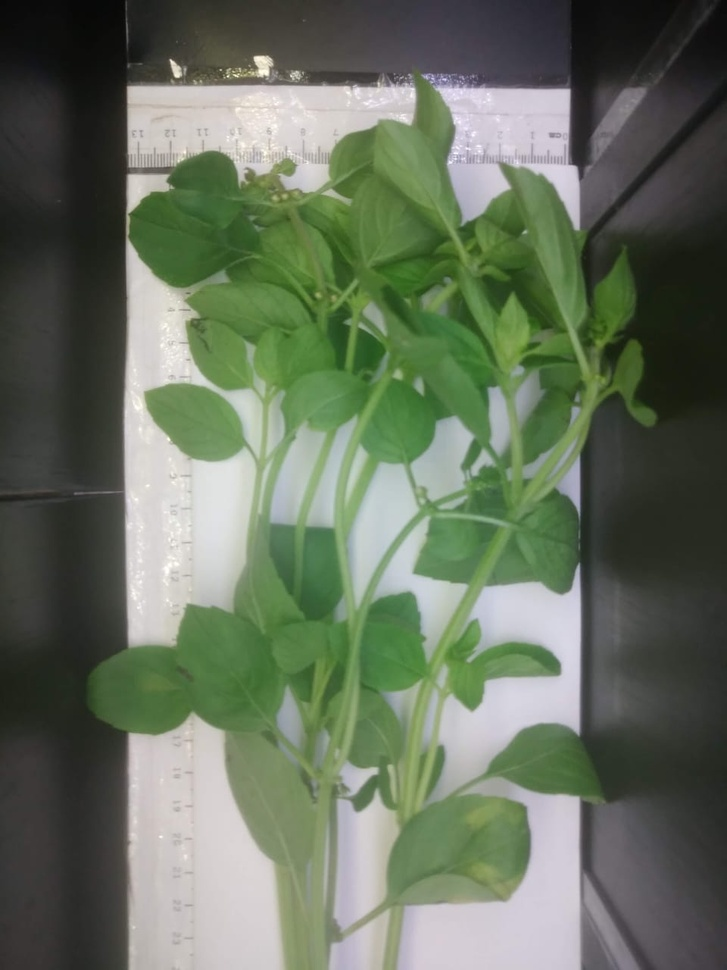
#> input picture exemplo1.jpg, 727 x 970 px, shrunk from 960 x 1280 before the run
$ python 'Segmentação de cores.py'
#> lines starting #> are read from the running program, lines starting #| are printed output that depends on the picture; after the words box and inside, x2 and y2 are one past the last pixel; in counts of white or black regions, pixels touching at a corner belong together
import cv2 as cv
import numpy as np
import matplotlib.pyplot as plt

#   O código abaixo recebe duas imagens de verduras, descarta o fundo identifica faixas de cores indicadas
#   Funciona para extensões .jpg, .jpeg, .png, .pdf

#   Recebe das imagens
img1 = cv.imread("exemplo1.jpg")
#> img1 is the input picture: shape (970, 727, 3); mean B, G, R 94.3, 112.8, 102.2

#   Copia das imagens para futura edicao
img1_cp = img1.copy()  # copia da imagem 1

#   Obtem dimensao das imagens
altura1,largura1,canais1 = np.shape(img1)
#> altura1 = 970; largura1 = 727; canais1 = 3

#   Transforma imagem do espaço BGR em HSV
hsv1 = cv.cvtColor(img1, cv.COLOR_BGR2HSV)
#> hsv1: shape (970, 727, 3); mean H, S, V 56.1, 52, 114.9

#   Define faixas de cores a serem mantidas na imagem

        # Faixa superior e inferior de verde claro
lowerVc = np.array([35, 60,130])
upperVc = np.array([70, 255, 255])

        # Faixa superior e inferior de verde escuro
lowerVe = np.array([35, 60,35])
upperVe = np.array([70, 255, 130])

        # Faixa superior e inferior de amarelo
lowerAmc = np.array([25,80, 100])
upperAmc = np.array([35, 255, 255])

        # Faixa superior e inferior de marrom
lowerMar = np.array([25, 80, 30])
upperMar = np.array([35, 255, 100])

#   Cria mascaras de cada faixa de cor para imagem 1 e 2
maskVc = cv.inRange(hsv1, lowerVc, upperVc)          # Faixa de verde claro
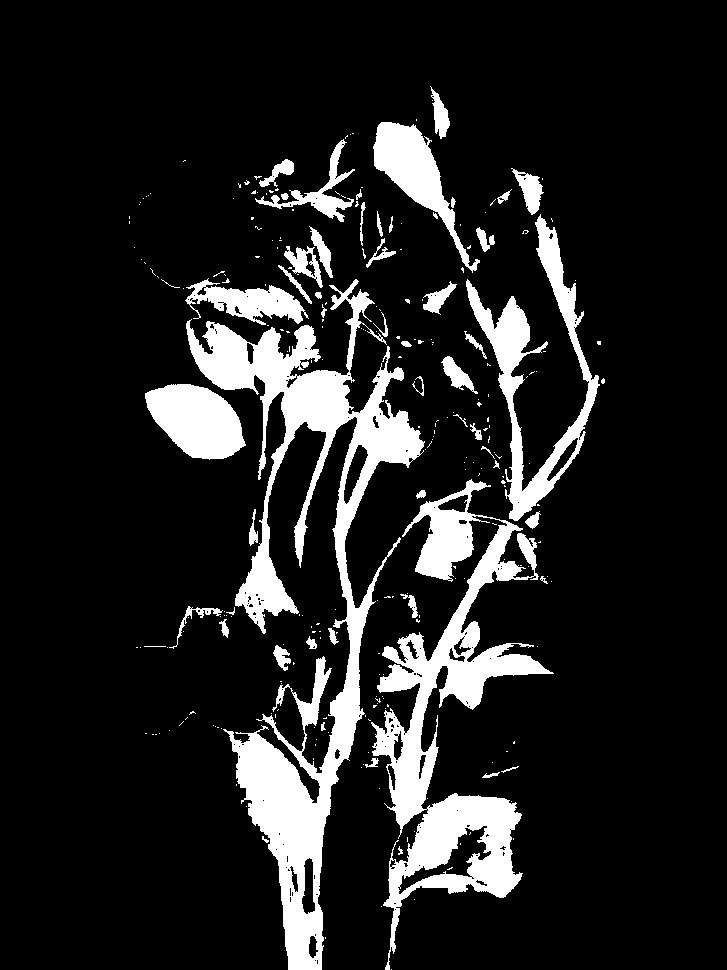
#> maskVc: shape (970, 727); 13.2% white; 270 white regions (216 under 20 px), largest, box (x1, y1, x2, y2) and area: (186, 279, 425, 970) 36943, (371, 479, 554, 970) 25479, (466, 214, 600, 521) 8708
maskAmc = cv.inRange(hsv1, lowerAmc, upperAmc)       # Faixa de amarelo
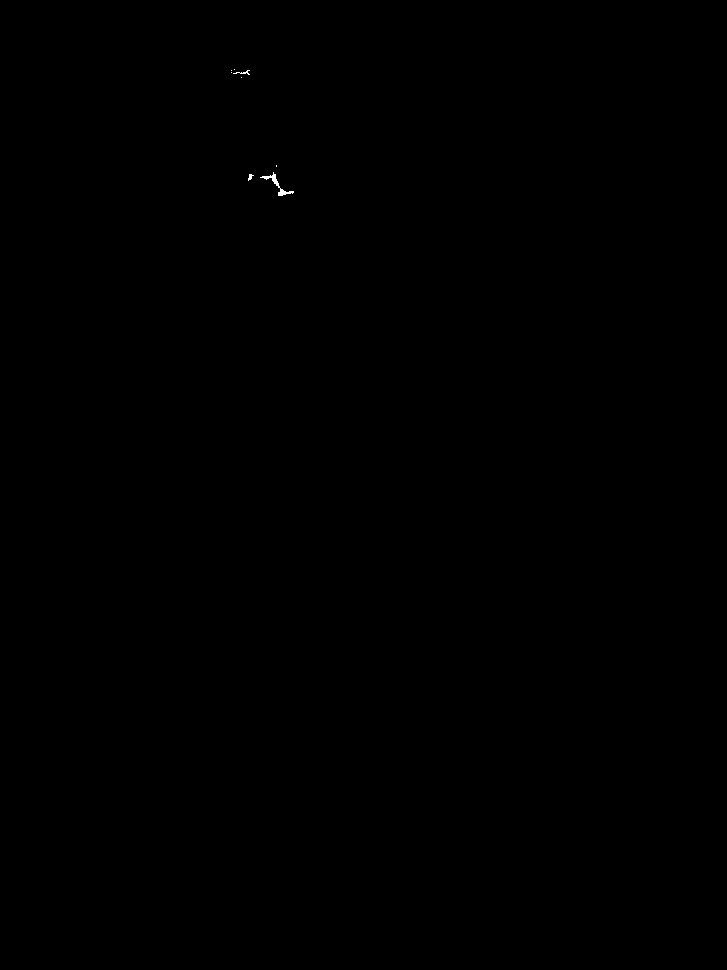
#> maskAmc: shape (970, 727); 0.03% white; 8 white regions (5 under 20 px), largest, box (x1, y1, x2, y2) and area: (260, 172, 294, 196) 146, (233, 70, 250, 75) 29, (248, 174, 254, 181) 22
maskVe = cv.inRange(hsv1, lowerVe, upperVe)          # Faixa de verde escuro
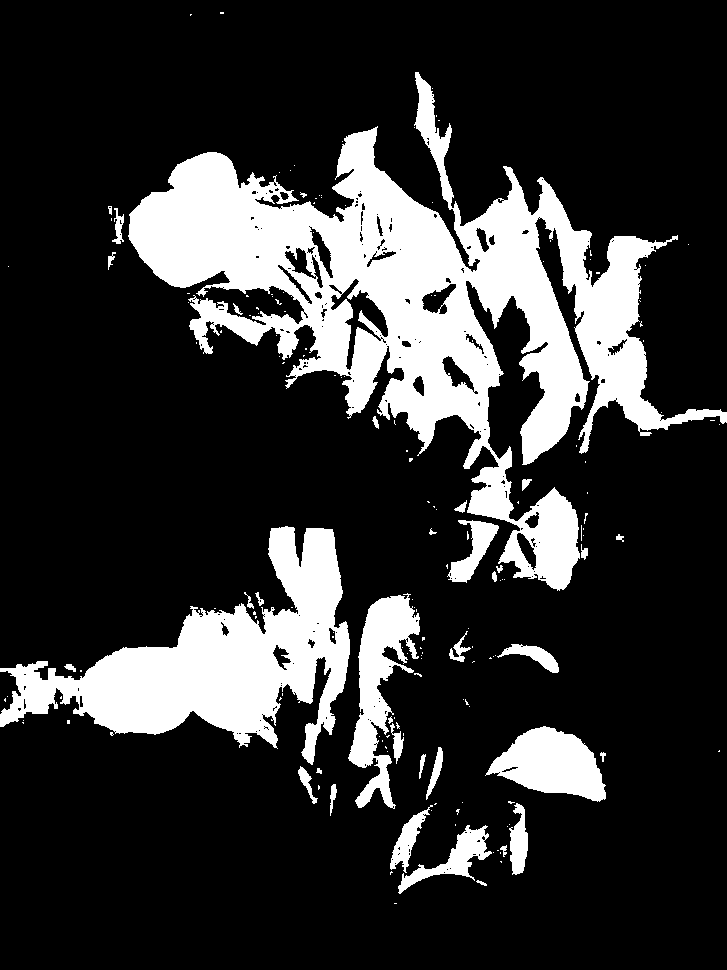
#> maskVe: shape (970, 727); 20.1% white; 173 white regions (137 under 20 px), largest, box (x1, y1, x2, y2) and area: (128, 72, 727, 591) 89559, (0, 526, 350, 765) 32121, (348, 593, 420, 809) 6542
maskMar = cv.inRange(hsv1, lowerMar, upperMar)       # Faixa de marrom
#> maskMar: shape (970, 727); 0.01% white in thin lines or dots, all inside (x1, y1, x2, y2) = (81, 69, 666, 712)

#   Junta todas as faixas em uma máscara total
maskUtil1 = maskVe + maskVc + maskAmc + maskMar
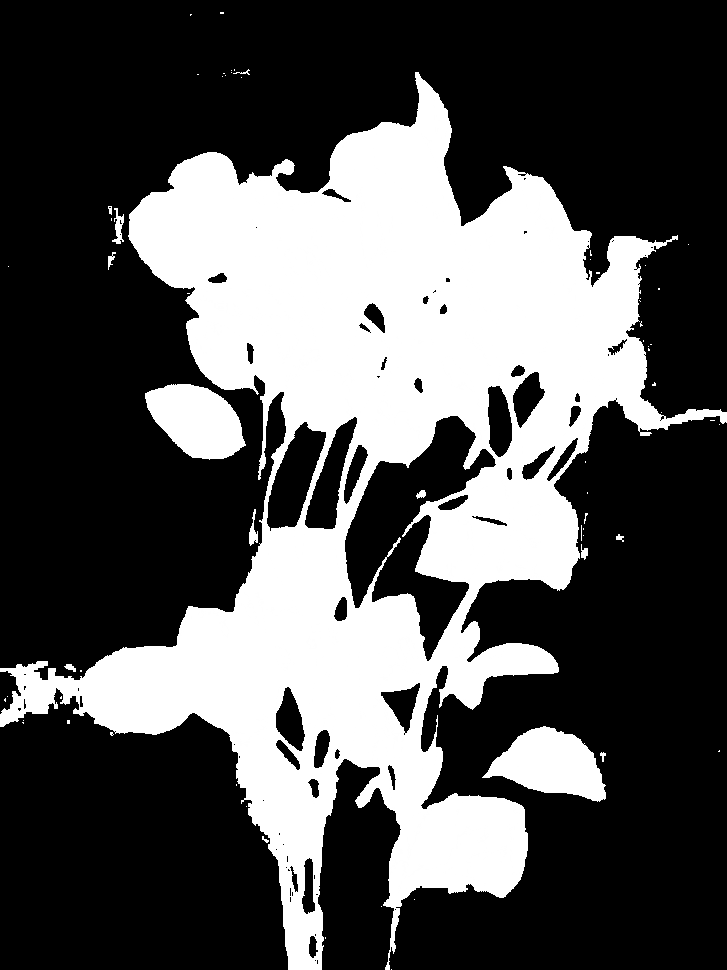
#> maskUtil1: shape (970, 727); min 0, max 255, mean 83.5

countVc = 0
countAmc = 0
countVe = 0
countMar = 0
for i in range(0,altura1):
    for j in range(0,largura1):
        # O bloco abaixo é responsável por colorir as máscaras criadas acima, com o intuito de visualização das faixas
        # Mesmo trabalhando com o espaço de cor HSV, as cores indicadas entre chaves são em RGB
        # as variáveis cont<cor> são usadas para contar quantidade de pixeis de cada faixa para possível cálculo de porcentagem
        if maskVc[i][j] != 0:
            img1_cp[i][j] = [57,255,20]
            countVc += 1
        elif maskAmc[i][j] != 0:
            img1_cp[i][j] = [255,255,0]
            countAmc += 1
        elif maskMar[i][j] != 0:
            img1_cp[i][j] = [150,75,0]
            countMar += 1
        elif maskVe[i][j] != 0:
            img1_cp[i][j] = [50, 100, 50]
            countVe += 1
        # Elimina tudo na imagem que não está dentro das faixas detectadas (pinta fundo de preto)
        else:
            img1_cp[i][j] = [0,0,0]
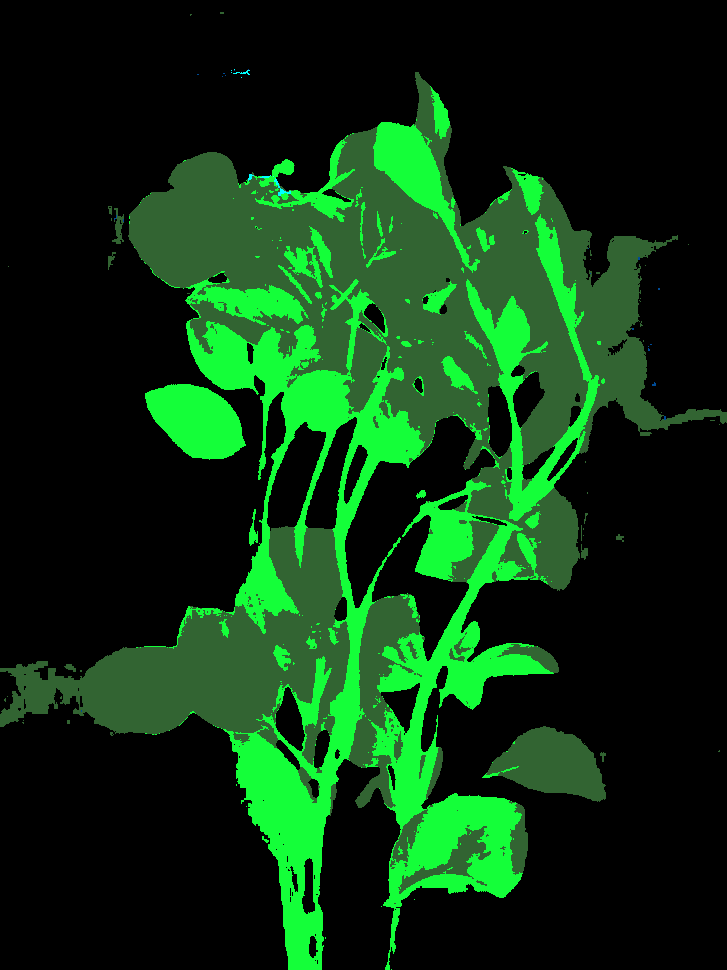
#> img1_cp: shape (970, 727, 3); mean B, G, R 17.3, 53.2, 12.4
#> after the loop, countAmc = 142; countMar = 62; countVc = 92848; countVe = 137784

#   Conta os pixeis uteis da imagem (verdura, sem o fundo preto)
n_pixels_uteis = countVc + countVe + countAmc + countMar
#> n_pixels_uteis = 230836

#   Calculo da porcentagem de cada faixa
porcVerde_claro = (countVc/n_pixels_uteis)*100
#> porcVerde_claro = 40.22
porcVerde_escuro = (countVe/n_pixels_uteis)*100
#> porcVerde_escuro = 59.69
porcAmarelo_claro = (countAmc/n_pixels_uteis)*100
#> porcAmarelo_claro = 0.0615
porcMarrom = (countMar/n_pixels_uteis)*100
#> porcMarrom = 0.0269

#   Printa na tela a porcentagem de cada faixa
print(" A figura apresenta {:.2f}% de Verde claro ".format(porcVerde_claro))
#|  A figura apresenta 40.22% de Verde claro
print(" A figura apresenta {:.2f}% de Verde escuro ".format(porcVerde_escuro))
#|  A figura apresenta 59.69% de Verde escuro
print(" A figura apresenta {:.2f}% de Amarelo ".format(porcAmarelo_claro))
#|  A figura apresenta 0.06% de Amarelo
print(" A figura apresenta {:.2f}% de Marrom ".format(porcMarrom))
#|  A figura apresenta 0.03% de Marrom


f, axs = plt.subplots(1,2)
axs[0].imshow(img1)
axs[0].axis("off")

axs[1].imshow(img1_cp)
axs[1].axis("off")

plt.show()
#> figure, not shown here; B, G, R data is drawn as R, G, B
cv.waitKey(0)

$ run again, with manjericao.jpg copied over exemplo1.jpg
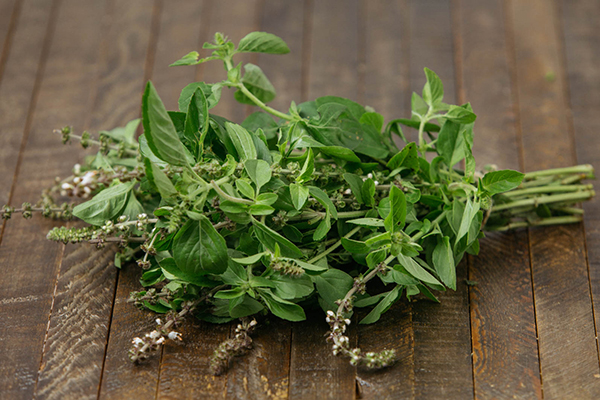
#> input picture manjericao.jpg, 600 x 400 px
#> img1 is the input picture: shape (400, 600, 3); mean B, G, R 63.4, 97.4, 99.8
#> hsv1: shape (400, 600, 3); mean H, S, V 25.9, 117.2, 109.3
#> `maskVc = cv.inRange(hsv1, lowerVc, upperVc)`:
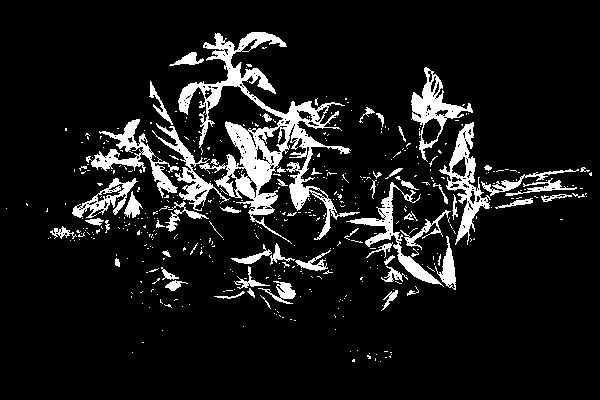
#> maskVc: shape (400, 600); 10% white; 473 white regions (414 under 20 px), largest, box (x1, y1, x2, y2) and area: (152, 32, 360, 244) 9627, (439, 122, 491, 245) 1751, (86, 119, 179, 198) 1641
#> maskAmc: shape (400, 600); 2.3% white in thin lines or dots, all inside (x1, y1, x2, y2) = (4, 31, 595, 369)
#> maskVe: shape (400, 600); 19.4% white; 445 white regions (386 under 20 px), largest, box (x1, y1, x2, y2) and area: (75, 96, 486, 324) 34624, (167, 87, 243, 167) 2384, (142, 81, 191, 171) 1552
#> maskMar: shape (400, 600); 1.8% white in thin lines or dots, all inside (x1, y1, x2, y2) = (3, 54, 595, 374)
#> after the loop `for i in range(0,altura1):`:
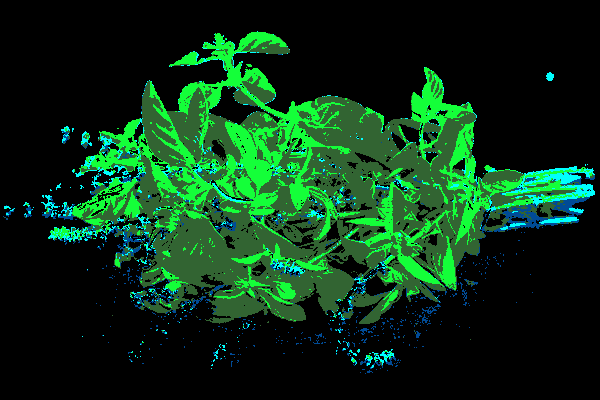
#> img1_cp: shape (400, 600, 3); mean B, G, R 22.7, 50.5, 11.4
#|  A figura apresenta 30.83% de Verde claro
#|  A figura apresenta 57.76% de Verde escuro
#|  A figura apresenta 6.03% de Amarelo
#|  A figura apresenta 5.37% de Marrom
